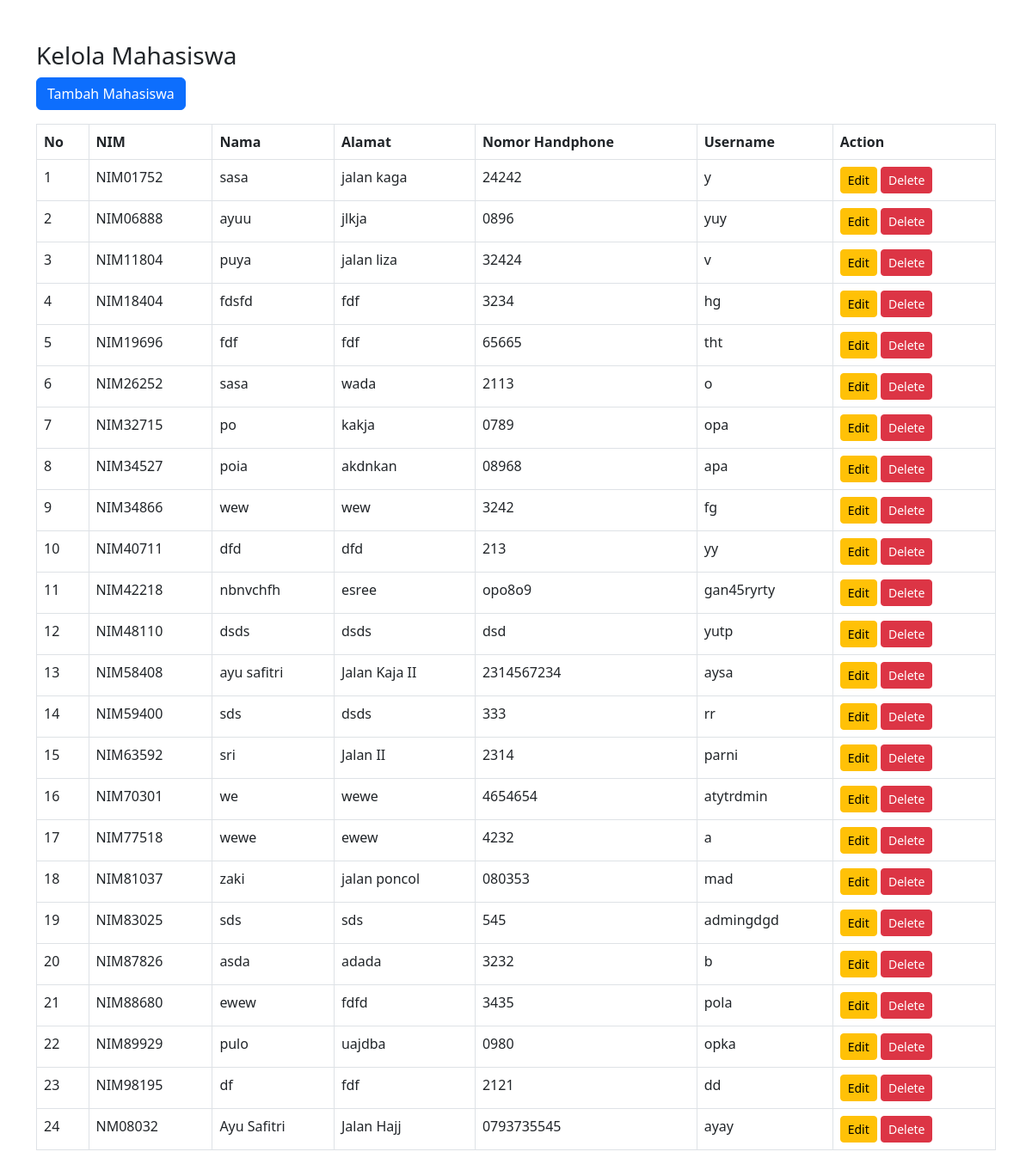
/views/manage_mahasiswa.php (signed in), run on the app's committed database.
### tables this page shows
CREATE TABLE `mahasiswa` (
  `nim` varchar(15) NOT NULL,
  `nama` varchar(100) NOT NULL,
  `alamat` text NOT NULL,
  `nomor_handphone` varchar(15) NOT NULL,
  `username` varchar(50) NOT NULL,
  `tanggal_diterima` timestamp NOT NULL DEFAULT current_timestamp()
);

### views/manage_mahasiswa.php (the view, shortened to what this page needs)
<?php
include '../db/config.php';
$query_mahasiswa = $conn->prepare("SELECT * FROM mahasiswa");
$query_mahasiswa->execute();
$mahasiswa_list = $query_mahasiswa->fetchAll(PDO::FETCH_ASSOC);
?>
<!DOCTYPE html>
<html lang="en">
<head>
    <link href="https://cdn.jsdelivr.net/npm/bootstrap@5.3.0/dist/css/bootstrap.min.css" rel="stylesheet">
</head>
<body>
    <div class="container mt-5">
        <h3>Kelola Mahasiswa</h3>
        <a href="add_mahasiswa.php" class="btn btn-primary mb-3">Tambah Mahasiswa</a>
        <table class="table table-bordered">
            <thead>
                <tr>
                    <th>No</th>
                    <th>NIM</th>
                    <th>Nama</th>
                    <th>Alamat</th>
                    <th>Nomor Handphone</th>
                    <th>Username</th>
                    <th>Action</th>
                </tr>
            </thead>
            <tbody>
                <?php
                $no = 1;
                foreach ($mahasiswa_list as $mahasiswa) {
                    echo "<tr>";
                    echo "<td>{$no}</td>";
                    echo "<td>{$mahasiswa['nim']}</td>";
                    echo "<td>{$mahasiswa['nama']}</td>";
                    echo "<td>{$mahasiswa['alamat']}</td>";
                    echo "<td>{$mahasiswa['nomor_handphone']}</td>";
                    echo "<td>{$mahasiswa['username']}</td>";
                    echo "<td>
                            <a href='edit_mahasiswa.php?id={$mahasiswa['nim']}' class='btn btn-warning btn-sm'>Edit</a>
                            <a href='delete_mahasiswa.php?id={$mahasiswa['nim']}' class='btn btn-danger btn-sm' onclick='return confirm(\"Are you sure you want to delete this student?\")'>Delete</a>
                          </td>";
                    echo "</tr>";
                    $no++;
                }
                ?>
            </tbody>
        </table>
    </div>
</body>
</html>

### data on the page
mahasiswa: nim "NIM01752", nama "sasa", alamat "jalan kaga", nomor_handphone "24242", username "y"
mahasiswa: nim "NIM06888", nama "ayuu", alamat "jlkja", nomor_handphone "0896", username "yuy"
mahasiswa: nim "NIM11804", nama "puya", alamat "jalan liza", nomor_handphone "32424", username "v"
mahasiswa: nim "NIM18404", nama "fdsfd", alamat "fdf", nomor_handphone "3234", username "hg"
mahasiswa: nim "NIM19696", nama "fdf", alamat "fdf", nomor_handphone "65665", username "tht"
mahasiswa: nim "NIM26252", nama "sasa", alamat "wada", nomor_handphone "2113", username "o"
mahasiswa: nim "NIM32715", nama "po", alamat "kakja", nomor_handphone "0789", username "opa"
mahasiswa: nim "NIM34527", nama "poia", alamat "akdnkan", nomor_handphone "08968", username "apa"
mahasiswa: nim "NIM34866", nama "wew", alamat "wew", nomor_handphone "3242", username "fg"
mahasiswa: nim "NIM40711", nama "dfd", alamat "dfd", nomor_handphone "213", username "yy"
mahasiswa: nim "NIM42218", nama "nbnvchfh", alamat "esree", nomor_handphone "opo8o9", username "gan45ryrty"
mahasiswa: nim "NIM48110", nama "dsds", alamat "dsds", nomor_handphone "dsd", username "yutp"
mahasiswa: nim "NIM58408", nama "ayu safitri", alamat "Jalan Kaja II", nomor_handphone "2314567234", username "aysa"
mahasiswa: nim "NIM59400", nama "sds", alamat "dsds", nomor_handphone "333", username "rr"
mahasiswa: nim "NIM63592", nama "sri", alamat "Jalan II", nomor_handphone "2314", username "parni"
mahasiswa: nim "NIM70301", nama "we", alamat "wewe", nomor_handphone "4654654", username "atytrdmin"
mahasiswa: nim "NIM77518", nama "wewe", alamat "ewew", nomor_handphone "4232", username "a"
mahasiswa: nim "NIM81037", nama "zaki", alamat "jalan poncol", nomor_handphone "080353", username "mad"
mahasiswa: nim "NIM83025", nama "sds", alamat "sds", nomor_handphone "545", username "admingdgd"
mahasiswa: nim "NIM87826", nama "asda", alamat "adada", nomor_handphone "3232", username "b"
mahasiswa: nim "NIM88680", nama "ewew", alamat "fdfd", nomor_handphone "3435", username "pola"
mahasiswa: nim "NIM89929", nama "pulo", alamat "uajdba", nomor_handphone "0980", username "opka"
mahasiswa: nim "NIM98195", nama "df", alamat "fdf", nomor_handphone "2121", username "dd"
mahasiswa: nim "NM08032", nama "Ayu Safitri", alamat "Jalan Hajj", nomor_handphone "0793735545", username "ayay"
